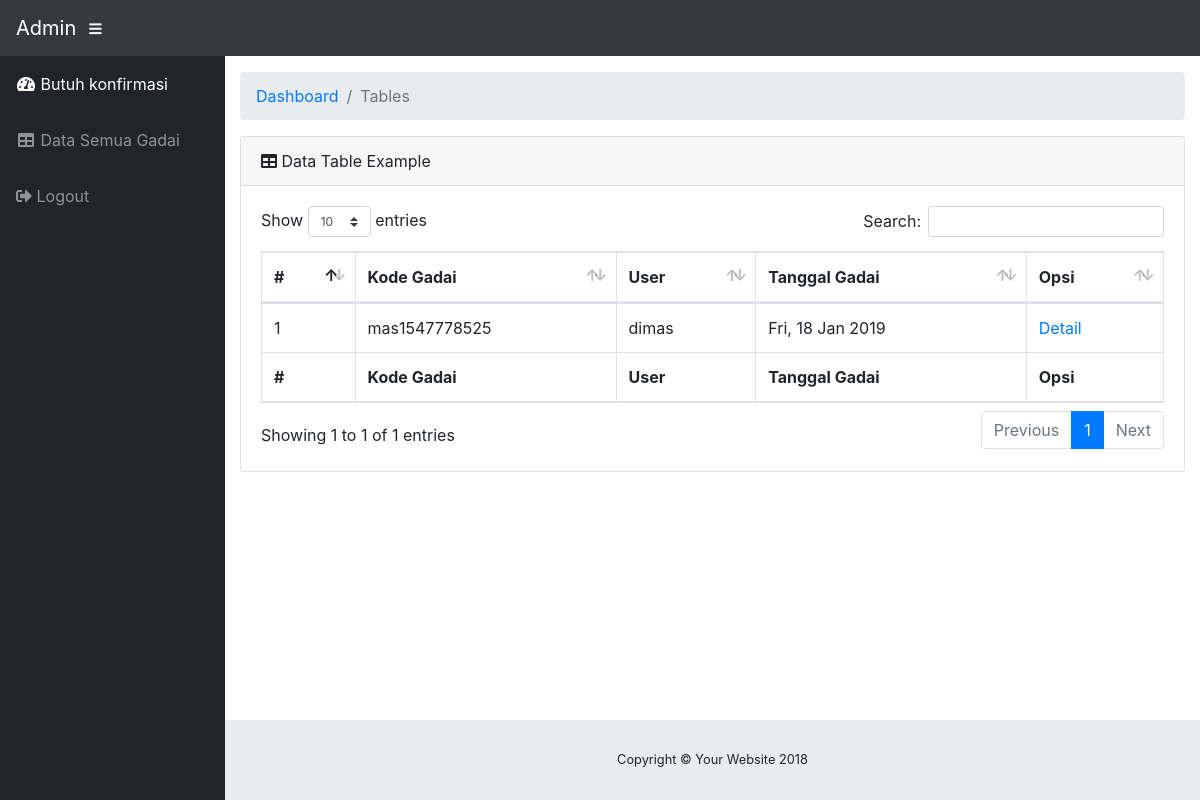
The page /aplikasi/admin/index.php on the database its author committed.
### tables this page shows
CREATE TABLE `tb_detailgadai` (
  `id_detail_gadai` int(11) NOT NULL,
  `kode_gadai` varchar(20) NOT NULL,
  `status_dibayar` tinyint(1) NOT NULL DEFAULT '0',
  `status_konfirmasi` int(11) NOT NULL,
  `bulan` int(11) NOT NULL,
  `bukti` varchar(50) DEFAULT NULL
);

CREATE TABLE `tb_gadai` (
  `id` int(11) NOT NULL,
  `kode_gadai` varchar(50) NOT NULL,
  `kode_barang` int(11) NOT NULL,
  `merk` varchar(50) NOT NULL,
  `tipe` varchar(50) NOT NULL,
  `kondisi` varchar(50) NOT NULL,
  `thn_keluaran` varchar(10) NOT NULL,
  `bunga` float NOT NULL,
  `lama_angsur` int(11) NOT NULL,
  `biaya_angsur` bigint(20) NOT NULL,
  `username` varchar(50) NOT NULL,
  `tanggal_gadai` date NOT NULL,
  `status_lunas` int(11) NOT NULL
);

### aplikasi/admin/index.php (the view, shortened to what this page needs)
<?php
  include "../config/connection.php";
?>
<!DOCTYPE html>
<html lang="en">
  <head>
    <link href="vendor/bootstrap/css/bootstrap.min.css" rel="stylesheet">
    <link href="vendor/fontawesome-free/css/all.min.css" rel="stylesheet" type="text/css">
    <link href="vendor/datatables/dataTables.bootstrap4.css" rel="stylesheet">
    <link href="css/sb-admin.css" rel="stylesheet">
  </head>
  <body id="page-top">
    <nav class="navbar navbar-expand navbar-dark bg-dark static-top">
      <a class="navbar-brand mr-1" href="index.html">Admin</a>
      <button class="btn btn-link btn-sm text-white order-1 order-sm-0" id="sidebarToggle" href="#">
        <i class="fas fa-bars"></i>
      </button>
    </nav>
    <div id="wrapper">
      <ul class="sidebar navbar-nav">
        <li class="nav-item active">
          <a class="nav-link" href="index.php">
            <i class="fas fa-fw fa-tachometer-alt"></i>
            <span>Butuh konfirmasi</span>
          </a>
        </li>
        <li class="nav-item">
          <a class="nav-link" href="tables.php">
            <i class="fas fa-fw fa-table"></i>
            <span>Data Semua Gadai</span></a>
        </li>
        <li class="nav-item">
            <a class="nav-link" href="#" data-toggle="modal" data-target="#logoutModal">
                <i class="fas fa-sign-out-alt"></i>
                <span>Logout</span>
            </a>
        </li>
      </ul>
      <div id="content-wrapper">
        <div class="container-fluid">
          <ol class="breadcrumb">
            <li class="breadcrumb-item">
              <a href="#">Dashboard</a>
            </li>
            <li class="breadcrumb-item active">Tables</li>
          </ol>
          <div class="card mb-3">
            <div class="card-header">
              <i class="fas fa-table"></i>
              Data Table Example</div>
            <div class="card-body">
              <div class="table-responsive">
                <table class="table table-bordered" id="dataTable" width="100%" cellspacing="0">
                  <thead>
                    <tr>
                      <th>#</th>
                      <th>Kode Gadai</th>
                      <th>User</th>
                      <th>Tanggal Gadai</th>
                      <th>Opsi</th>
                    </tr>
                  </thead>
                  <tfoot>
                  <tr>
                      <th>#</th>
                      <th>Kode Gadai</th>
                      <th>User</th>
                      <th>Tanggal Gadai</th>
                      <th>Opsi</th>
                    </tr>
                  </tfoot>
                  <tbody>
                    <?php
                      $get_data = "SELECT * FROM tb_gadai g JOIN tb_detailgadai dg on g.kode_gadai = dg.kode_gadai WHERE dg.status_konfirmasi = 1";
                      $query_data = mysqli_query($conn,$get_data);
                      $no = 1;
                      if (mysqli_num_rows($query_data) > 0) {
                        while ($dt = mysqli_fetch_assoc($query_data)) {
                          $tanggal_gadai = $dt['tanggal_gadai'];
                          $tanggal_fix = new DateTime($tanggal_gadai);
                      ?>
                        <tr>
                          <td><?php echo $no ?></td>
                          <td><?php echo $dt['kode_gadai'] ?></td>
                          <td><?php echo $dt['username'] ?></td>
                          <td><?php echo $tanggal_fix->format('D, d M Y') ?></td>
                          <td><a href="detail_konfir.php?kode=<?php echo $dt['kode_gadai'] ?>&bulan=<?php echo $dt['bulan'] ?>">Detail</a></td>
                        </tr>
                      <?php
                        $no++;
                        }
                      }
                    ?>
                  </tbody>
                </table>
              </div>
            </div>
          </div>
        </div>
        <footer class="sticky-footer">
          <div class="container my-auto">
            <div class="copyright text-center my-auto">
              <span>Copyright © Your Website 2018</span>
            </div>
          </div>
        </footer>
      </div>
    </div>
  </body>
</html>

### aplikasi/admin/css/sb-admin.css (style rules this page uses)
html { position: relative; min-height: 100%; }
body { height: 100%; }
#wrapper { display: -webkit-box; display: -ms-flexbox; display: flex; }
#wrapper #content-wrapper { overflow-x: hidden; width: 100%; padding-top: 1rem; padding-bottom: 80px; }
.navbar-nav .nav-item.active .nav-link { color: #fff; }
.sidebar { width: 90px !important; background-color: #212529; min-height: calc(100vh - 56px); }
.sidebar .nav-item:last-child { margin-bottom: 1rem; }
.sidebar .nav-item .nav-link { text-align: center; padding: 0.75rem 1rem; width: 90px; }
.sidebar .nav-item .nav-link span { font-size: 0.65rem; display: block; }
.sidebar .nav-item .nav-link { color: rgba(255, 255, 255, 0.5); }
@media (min-width: 768px) { .sidebar { width: 225px !important; } }
@media (min-width: 768px) { .sidebar .nav-item .nav-link { display: block; width: 100%; text-align: left; padding: 1rem; width: 225px; } }
@media (min-width: 768px) { .sidebar .nav-item .nav-link span { font-size: 1rem; display: inline; } }
:root { --input-padding-x: 0.75rem; --input-padding-y: 0.75rem; }
footer.sticky-footer { display: -webkit-box; display: -ms-flexbox; display: flex; position: absolute; right: 0; bottom: 0; width: calc(100% - 90px); height: 80px; background-color: #e9ecef; }
footer.sticky-footer .copyright { line-height: 1; font-size: 0.8rem; }
@media (min-width: 768px) { footer.sticky-footer { width: calc(100% - 225px); } }

### rows shown on the page
tb_detailgadai: kode_gadai "mas1547778525", tb_gadai.username "dimas", tb_gadai.tanggal_gadai "Fri, 18 Jan 2019"
